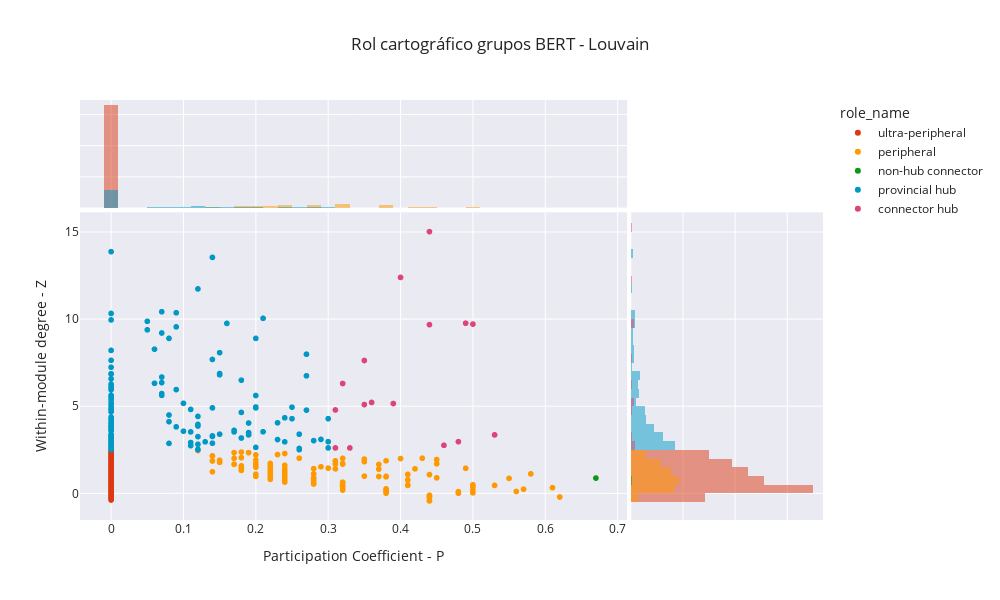

Here is the notebook cell this chart was saved with:
### Code cell
fig = px.scatter(bert_roles, x="participation_coefficient", y="intra_degree",text="index", width=1000, height=600, color="role_name", marginal_x="histogram",marginal_y="histogram", title="Rol cartográfico grupos BERT - Louvain", color_discrete_map=color_discrete_map)
fig.update_layout(xaxis_title="Participation Coefficient - P", yaxis_title="Within-module degree - Z")

fig.show()
# fig.write_html(reports_comunidades + "rol_cartografico_berts_louvain_interactivo.html")

### Figure 1 — Plotly figure (JSON) as saved in the notebook; plotly's stock layout.template omitted (floating-point values rounded to 4 significant figures; data arrays with more than 128 entries replaced by an {"elided": "..."} marker saying what was removed)
{"data": [{"hovertemplate": "role_name=ultra-peripheral<br>participation_coefficient=%{x}<br>intra_degree=%{y}<br>index=%{text}<extra></extra>", "legendgroup": "ultra-peripheral", "marker": {"color": "#DC3912", "symbol": "circle"}, "mode": "markers+text", "name": "ultra-peripheral", "showlegend": true, "text": {"elided": "658 int values"}, "type": "scattergl", "x": {"elided": "658 int values"}, "xaxis": "x", "y": {"elided": "658 float values"}, "yaxis": "y"}, {"alignmentgroup": "True", "bingroup": "x", "hovertemplate": "role_name=ultra-peripheral<br>participation_coefficient=%{x}<br>count=%{y}<extra></extra>", "legendgroup": "ultra-peripheral", "marker": {"color": "#DC3912"}, "name": "ultra-peripheral", "offsetgroup": "ultra-peripheral", "opacity": 0.5, "showlegend": false, "type": "histogram", "x": {"elided": "658 int values"}, "xaxis": "x3", "yaxis": "y3"}, {"alignmentgroup": "True", "bingroup": "y", "hovertemplate": "role_name=ultra-peripheral<br>intra_degree=%{y}<br>count=%{x}<extra></extra>", "legendgroup": "ultra-peripheral", "marker": {"color": "#DC3912"}, "name": "ultra-peripheral", "offsetgroup": "ultra-peripheral", "opacity": 0.5, "showlegend": false, "type": "histogram", "xaxis": "x2", "y": {"elided": "658 float values"}, "yaxis": "y2"}, {"hovertemplate": "role_name=peripheral<br>participation_coefficient=%{x}<br>intra_degree=%{y}<br>index=%{text}<extra></extra>", "legendgroup": "peripheral", "marker": {"color": "#FF9900", "symbol": "circle"}, "mode": "markers+text", "name": "peripheral", "showlegend": true, "text": {"elided": "176 int values"}, "type": "scattergl", "x": {"elided": "176 float values"}, "xaxis": "x", "y": {"elided": "176 float values"}, "yaxis": "y"}, {"alignmentgroup": "True", "bingroup": "x", "hovertemplate": "role_name=peripheral<br>participation_coefficient=%{x}<br>count=%{y}<extra></extra>", "legendgroup": "peripheral", "marker": {"color": "#FF9900"}, "name": "peripheral", "offsetgroup": "peripheral", "opacity": 0.5, "showlegend": false, "type": "histogram", "x": {"elided": "176 float values"}, "xaxis": "x3", "yaxis": "y3"}, {"alignmentgroup": "True", "bingroup": "y", "hovertemplate": "role_name=peripheral<br>intra_degree=%{y}<br>count=%{x}<extra></extra>", "legendgroup": "peripheral", "marker": {"color": "#FF9900"}, "name": "peripheral", "offsetgroup": "peripheral", "opacity": 0.5, "showlegend": false, "type": "histogram", "xaxis": "x2", "y": {"elided": "176 float values"}, "yaxis": "y2"}, {"hovertemplate": "role_name=non-hub connector<br>participation_coefficient=%{x}<br>intra_degree=%{y}<br>index=%{text}<extra></extra>", "legendgroup": "non-hub connector", "marker": {"color": "#109618", "symbol": "circle"}, "mode": "markers+text", "name": "non-hub connector", "showlegend": true, "text": [4365], "type": "scattergl", "x": [0.67], "xaxis": "x", "y": [0.88], "yaxis": "y"}, {"alignmentgroup": "True", "bingroup": "x", "hovertemplate": "role_name=non-hub connector<br>participation_coefficient=%{x}<br>count=%{y}<extra></extra>", "legendgroup": "non-hub connector", "marker": {"color": "#109618"}, "name": "non-hub connector", "offsetgroup": "non-hub connector", "opacity": 0.5, "showlegend": false, "type": "histogram", "x": [0.67], "xaxis": "x3", "yaxis": "y3"}, {"alignmentgroup": "True", "bingroup": "y", "hovertemplate": "role_name=non-hub connector<br>intra_degree=%{y}<br>count=%{x}<extra></extra>", "legendgroup": "non-hub connector", "marker": {"color": "#109618"}, "name": "non-hub connector", "offsetgroup": "non-hub connector", "opacity": 0.5, "showlegend": false, "type": "histogram", "xaxis": "x2", "y": [0.88], "yaxis": "y2"}, {"hovertemplate": "role_name=provincial hub<br>participation_coefficient=%{x}<br>intra_degree=%{y}<br>index=%{text}<extra></extra>", "legendgroup": "provincial hub", "marker": {"color": "#0099C6", "symbol": "circle"}, "mode": "markers+text", "name": "provincial hub", "showlegend": true, "text": {"elided": "189 int values"}, "type": "scattergl", "x": {"elided": "189 float values"}, "xaxis": "x", "y": {"elided": "189 float values"}, "yaxis": "y"}, {"alignmentgroup": "True", "bingroup": "x", "hovertemplate": "role_name=provincial hub<br>participation_coefficient=%{x}<br>count=%{y}<extra></extra>", "legendgroup": "provincial hub", "marker": {"color": "#0099C6"}, "name": "provincial hub", "offsetgroup": "provincial hub", "opacity": 0.5, "showlegend": false, "type": "histogram", "x": {"elided": "189 float values"}, "xaxis": "x3", "yaxis": "y3"}, {"alignmentgroup": "True", "bingroup": "y", "hovertemplate": "role_name=provincial hub<br>intra_degree=%{y}<br>count=%{x}<extra></extra>", "legendgroup": "provincial hub", "marker": {"color": "#0099C6"}, "name": "provincial hub", "offsetgroup": "provincial hub", "opacity": 0.5, "showlegend": false, "type": "histogram", "xaxis": "x2", "y": {"elided": "189 float values"}, "yaxis": "y2"}, {"hovertemplate": "role_name=connector hub<br>participation_coefficient=%{x}<br>intra_degree=%{y}<br>index=%{text}<extra></extra>", "legendgroup": "connector hub", "marker": {"color": "#DD4477", "symbol": "circle"}, "mode": "markers+text", "name": "connector hub", "showlegend": true, "text": [14693, 14200, 5438, 3352, 7374, 3316, 16966, 2542, 5386, 4326, 1886, 9958, 5430, 1926, 4012, 7], "type": "scattergl", "x": [0.32, 0.35, 0.4, 0.53, 0.46, 0.33, 0.31, 0.48, 0.36, 0.39, 0.35, 0.44, 0.31, 0.44, 0.5, 0.49], "xaxis": "x", "y": [6.31, 5.1, 12.4, 3.36, 2.76, 2.61, 4.79, 2.97, 5.22, 5.16, 7.63, 15.03, 2.61, 9.69, 9.72, 9.77], "yaxis": "y"}, {"alignmentgroup": "True", "bingroup": "x", "hovertemplate": "role_name=connector hub<br>participation_coefficient=%{x}<br>count=%{y}<extra></extra>", "legendgroup": "connector hub", "marker": {"color": "#DD4477"}, "name": "connector hub", "offsetgroup": "connector hub", "opacity": 0.5, "showlegend": false, "type": "histogram", "x": [0.32, 0.35, 0.4, 0.53, 0.46, 0.33, 0.31, 0.48, 0.36, 0.39, 0.35, 0.44, 0.31, 0.44, 0.5, 0.49], "xaxis": "x3", "yaxis": "y3"}, {"alignmentgroup": "True", "bingroup": "y", "hovertemplate": "role_name=connector hub<br>intra_degree=%{y}<br>count=%{x}<extra></extra>", "legendgroup": "connector hub", "marker": {"color": "#DD4477"}, "name": "connector hub", "offsetgroup": "connector hub", "opacity": 0.5, "showlegend": false, "type": "histogram", "xaxis": "x2", "y": [6.31, 5.1, 12.4, 3.36, 2.76, 2.61, 4.79, 2.97, 5.22, 5.16, 7.63, 15.03, 2.61, 9.69, 9.72, 9.77], "yaxis": "y2"}], "layout": {"barmode": "overlay", "height": 600, "legend": {"title": {"text": "role_name"}, "tracegroupgap": 0}, "title": {"text": "Rol cartográfico grupos BERT - Louvain"}, "width": 1000, "xaxis": {"anchor": "y", "domain": [0, 0.7363], "title": {"text": "Participation Coefficient - P"}}, "xaxis2": {"anchor": "y2", "domain": [0.7413, 1], "matches": "x2", "showline": false, "showticklabels": false, "ticks": ""}, "xaxis3": {"anchor": "y3", "domain": [0, 0.7363], "matches": "x", "showticklabels": false}, "xaxis4": {"anchor": "y4", "domain": [0.7413, 1], "matches": "x2", "showline": false, "showticklabels": false, "ticks": ""}, "yaxis": {"anchor": "x", "domain": [0, 0.7326], "title": {"text": "Within-module degree - Z"}}, "yaxis2": {"anchor": "x2", "domain": [0, 0.7326], "matches": "y", "showticklabels": false}, "yaxis3": {"anchor": "x3", "domain": [0.7426, 1], "matches": "y3", "showline": false, "showticklabels": false, "ticks": ""}, "yaxis4": {"anchor": "x4", "domain": [0.7426, 1], "matches": "y3", "showline": false, "showticklabels": false, "ticks": ""}}}
